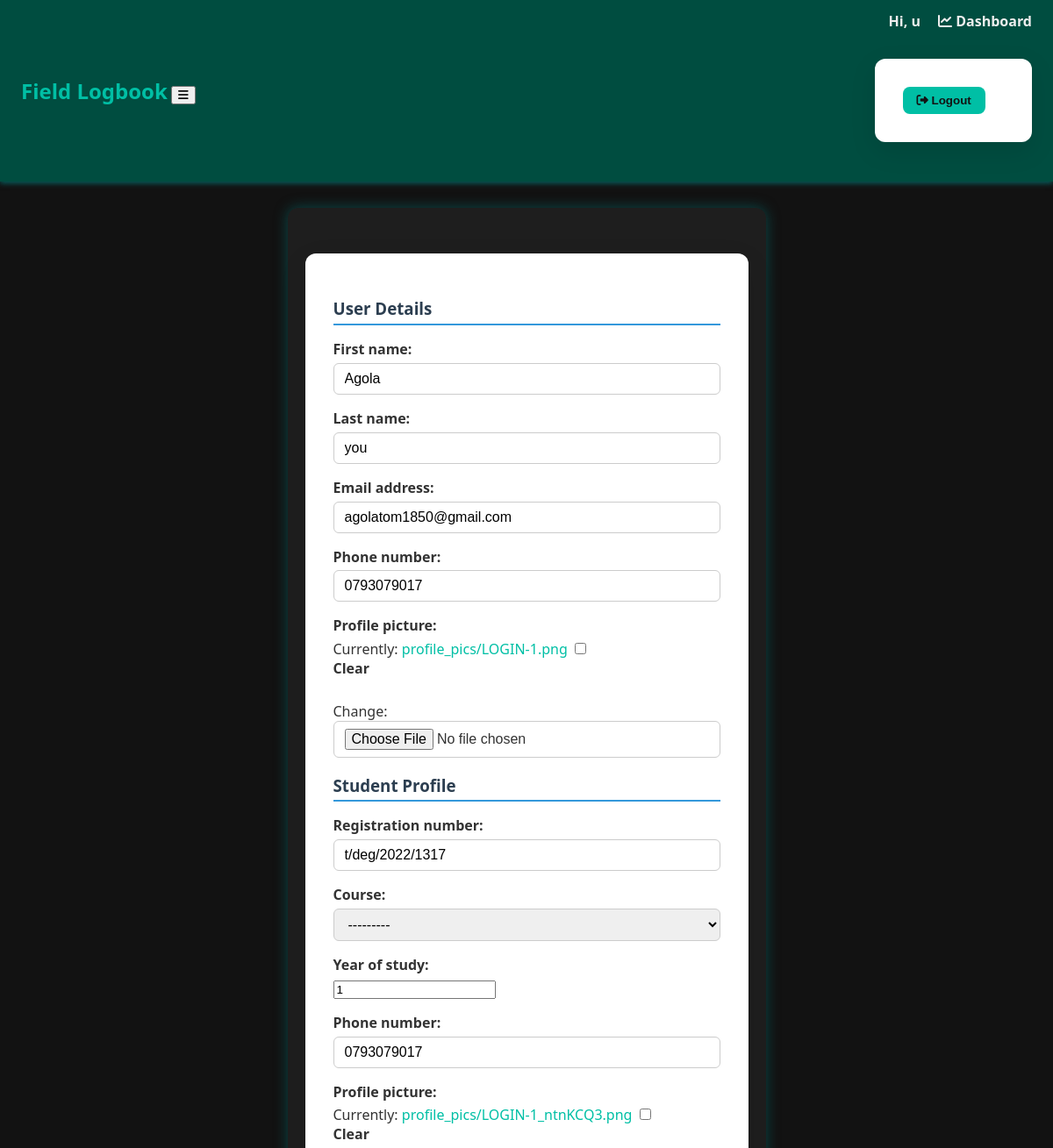
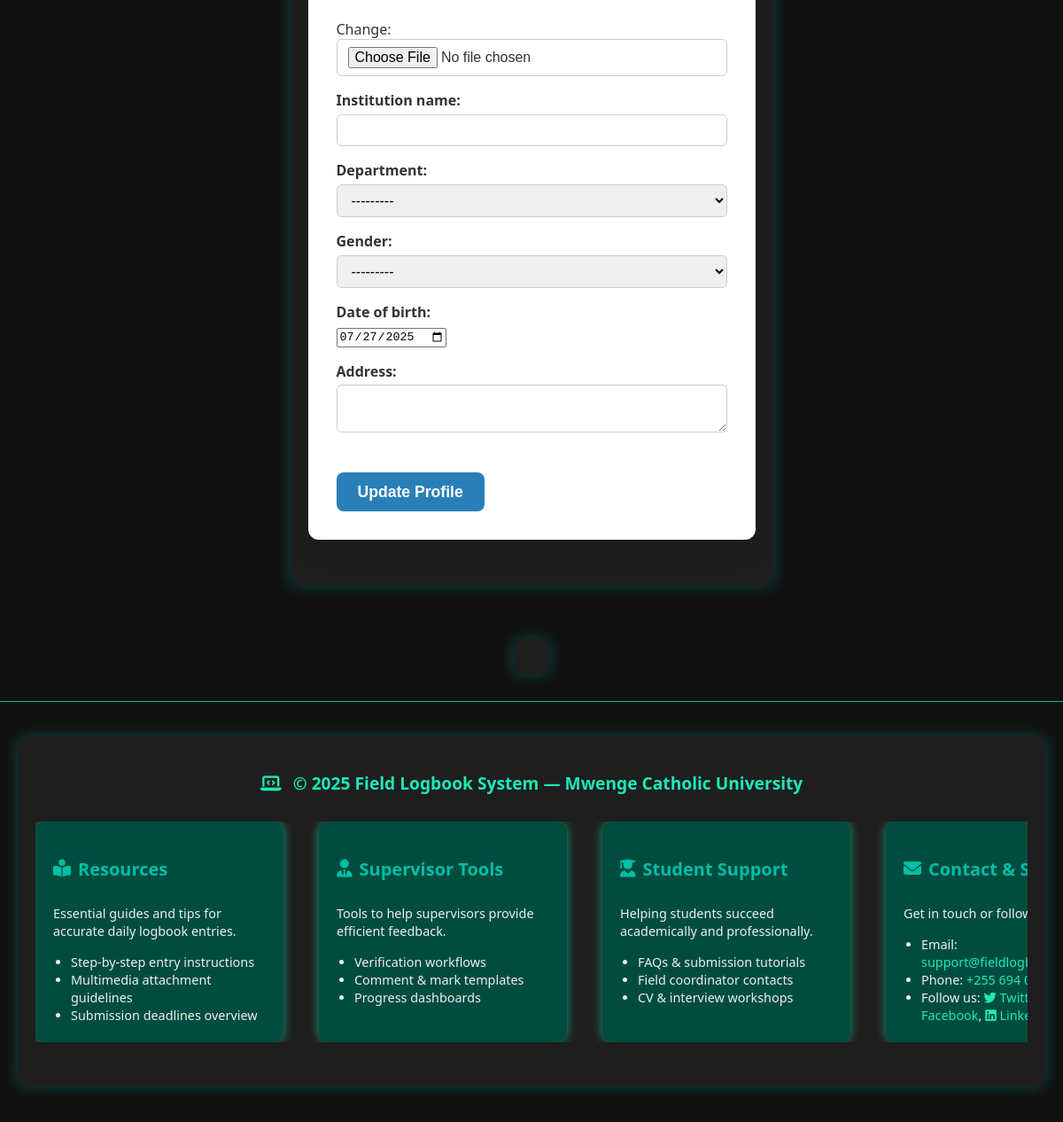
/profile/edit/student/ (signed in), run on the app's committed database (2 pictures, top to bottom).
### users/models.py (models this page shows, shortened)
class CustomUser(AbstractUser):
    ROLE_CHOICES = [
        ('student', 'Student'),
        ('onstation', 'On-Station Supervisor'),
        ('oncampus', 'On-Campus Supervisor'),
        ('admin', 'Admin'),
    ]
    role = models.CharField(max_length=20, choices=ROLE_CHOICES)
    phone_number = models.CharField(max_length=20, blank=True, null=True)
    department = models.ForeignKey(
        Department,
        on_delete=models.SET_NULL,
        null=True,
        blank=True,
        related_name='users'
    )
    profile_picture = models.ImageField(upload_to='profile_pics/', blank=True, null=True)

class StudentProfile(models.Model):
    user = models.OneToOneField(
        CustomUser,
        on_delete=models.CASCADE,
        related_name='student_profile'
    )
    registration_number = models.CharField(max_length=50, unique=True)
    course = models.ForeignKey(
        Course,
        on_delete=models.SET_NULL,
        null=True,
        blank=True
    )
    year_of_study = models.PositiveSmallIntegerField()
    phone_number = models.CharField(max_length=15, blank=True, null=True)
    profile_picture = models.ImageField(upload_to='profile_pics/', blank=True, null=True)
    institution_name = models.CharField(max_length=100, blank=True, null=True)
    department = models.ForeignKey(
        Department,
        on_delete=models.SET_NULL,
        null=True,
        blank=True
    )
    gender = models.CharField(
        max_length=10,
        choices=[('Male', 'Male'), ('Female', 'Female')],
        blank=True
    )
    date_of_birth = models.DateField(blank=True, null=True)
    address = models.TextField(blank=True, null=True)
    general_report = models.FileField(upload_to='reports/general/', blank=True, null=True)
    technical_report = models.FileField(upload_to='reports/technical/', blank=True, null=True)
    marks = models.FloatField(blank=True, null=True)
    supervisor_onstation = models.ForeignKey(
        OnStationSupervisor,
        on_delete=models.SET_NULL,
        null=True,
        blank=True,
        related_name='onstation_students'
    )
    supervisor_oncampus = models.ForeignKey(
        OnCampusSupervisor,
        on_delete=models.SET_NULL,
        null=True,
        blank=True,
        related_name='oncampus_students'
    )

### users/views.py (the view)
# urls.py: path('profile/edit/student/', views.edit_student_profile, name='edit_student_profile'),
@login_required
def edit_student_profile(request):
    user = request.user
    student_profile, created = StudentProfile.objects.get_or_create(user=user)
    if request.method == 'POST':
        user_form = ProfileForm(request.POST, request.FILES, instance=user)
        student_form = StudentProfileForm(request.POST, request.FILES, instance=student_profile)
        if user_form.is_valid() and student_form.is_valid():
            user_form.save()
            student_form.save()
            messages.success(request, "Profile updated successfully.")
            return redirect('users:dashboard')
        else:
            messages.error(request, "Please fix the errors below.")
    else:
        user_form = ProfileForm(instance=user)
        student_form = StudentProfileForm(instance=student_profile)
    return render(request, 'users/edit_profile.html', {
        'user_form': user_form,
        'student_form': student_form,
    })

### users/forms.py
class ProfileForm(forms.ModelForm):
    class Meta:
        model = CustomUser
        fields = ['first_name', 'last_name', 'email', 'phone_number', 'profile_picture']

class StudentProfileForm(forms.ModelForm):
    class Meta:
        model = StudentProfile
        fields = [
            'registration_number',
            'course',
            'year_of_study',
            'phone_number',
            'profile_picture',
            'institution_name',
            'department',
            'gender',
            'date_of_birth',
            'address',
        ]
        widgets = {
            'date_of_birth': forms.DateInput(attrs={'type': 'date'}),
            'address': forms.Textarea(attrs={'rows': 2}),
        }

### users/templates/users/edit_profile.html (shortened to what this page needs)
{% extends 'base.html' %}
{% load static %}
{% block content %}
<form method="post" enctype="multipart/form-data">
  <h3>User Details</h3>
  {{ user_form.as_p }}
  <h3>Student Profile</h3>
  {{ student_form.as_p }}
  <button type="submit" class="btn-primary">Update Profile</button>
</form>
{% endblock %}

### users/templates/base.html (shortened to what this page needs)
{% load static %}
<!DOCTYPE html>
<html lang="en">
<head>
  <link href="https://cdnjs.cloudflare.com/ajax/libs/font-awesome/6.5.0/css/all.min.css" rel="stylesheet" />
  <link rel="stylesheet" href="{% static 'css/base_style.css' %}" />
</head>
<body>
  <nav class="navbar">
    <div class="nav-left">
      <a href="{% url 'users:home' %}" class="nav-logo">Field Logbook</a>
      <button id="nav-toggle"><i class="fas fa-bars"></i></button>
    </div>
    <div class="nav-right" id="nav-menu">
      {% if user.is_authenticated %}
        <span class="nav-welcome">Hi, {{ user.username }}</span>
        {% if user.is_superuser %}
          <a href="/admin/" class="nav-link"><i class="fas fa-tools"></i> Admin</a>
        {% else %}
          <a href="{% url 'users:dashboard' %}" class="nav-link"><i class="fas fa-chart-line"></i> Dashboard</a>
        {% endif %}
        <form method="post" action="{% url 'users:logout' %}" class="logout-form">
          <button type="submit" class="logout-btn">
            <i class="fas fa-sign-out-alt"></i> Logout
          </button>
        </form>
      {% endif %}
    </div>
  </nav>
  <main class="main-content">
    {% block content %}
    {% endblock %}
  </main>
  {% include 'includes/footer.html' %}
</body>
</html>

### users/static/css/base_style.css (style rules this page uses)
body { background-color: #121212; color: #eeeeee; font-family: 'Segoe UI', Tahoma, Geneva, Verdana, sans-serif; margin: 0; padding: 0; }
a { color: #00bfa5; text-decoration: none; }
.container, .content-wrapper, main { max-width: 960px; margin: 30px auto; padding: 20px; background-color: #1e1e1e; border-radius: 12px; box-shadow: 0 0 15px rgba(0, 128, 128, 0.5); }
.navbar { display: flex; justify-content: space-between; align-items: center; background-color: #004d40; padding: 0.8rem 1.5rem; color: #eeeeee; box-shadow: 0 2px 6px rgba(0, 128, 128, 0.7); }
.nav-logo { font-weight: 700; font-size: 1.5rem; color: #00bfa5; text-decoration: none; }
.nav-link, .nav-welcome { color: #eeeeee; margin-left: 1rem; font-weight: 600; }
.logout-btn { background-color: #00bfa5; color: #121212; border: none; border-radius: 8px; padding: 8px 16px; font-weight: 700; cursor: pointer; transition: background-color 0.3s ease; }
h1, h2, h3, h4 { color: #00bfa5; }

### users/templates/users/edit_profile.html (style rules this page uses)
form { max-width: 700px; margin: 2rem auto; padding: 2rem; background: #fff; border-radius: 12px; box-shadow: 0 10px 30px rgba(0,0,0,0.1); font-family: "Segoe UI", Tahoma, Geneva, Verdana, sans-serif; color: #333; }
form h3 { margin-bottom: 1rem; color: #2c3e50; border-bottom: 2px solid #3498db; padding-bottom: 0.3rem; font-weight: 700; }
form label { display: block; font-weight: 600; margin-bottom: 0.3rem; }
form input[type="text"], form input[type="email"], form input[type="password"], form input[type="file"], form select, form textarea { width: 100%; padding: 0.5rem 0.75rem; border: 1.5px solid #ccc; border-radius: 6px; font-size: 1rem; transition: border-color 0.3s ease; }
.btn-primary { background-color: #2980b9; color: #fff; padding: 0.7rem 1.5rem; font-size: 1.1rem; border: none; border-radius: 8px; cursor: pointer; font-weight: 600; margin-top: 1.5rem; transition: background-color 0.3s ease; }

### users/templates/includes/footer.html (style rules this page uses)
* { box-sizing: border-box; }
html, body { margin: 0; padding: 0; height: 100%; }
body { display: flex; flex-direction: column; min-height: 100vh; font-family: 'Segoe UI', Tahoma, Geneva, Verdana, sans-serif; }
main { flex: 1 0 auto; }

### data on the page
CustomUser: username "u", first_name "Agola", last_name "you", email "agolatom1850@gmail.com", phone_number "0793079017"
StudentProfile: registration_number "t/deg/2022/1317", course "---------", year_of_study "1", phone_number "0793079017", department "---------", gender "---------", date_of_birth "07/27/2025"
